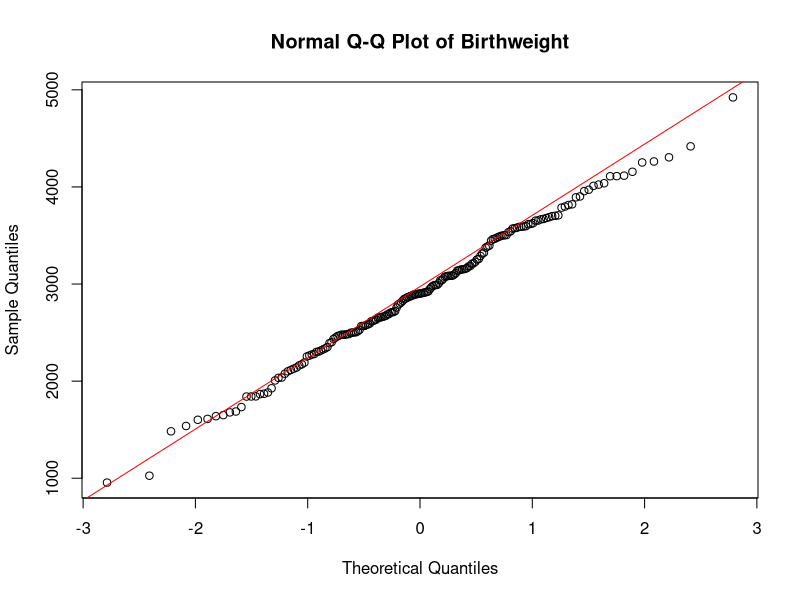
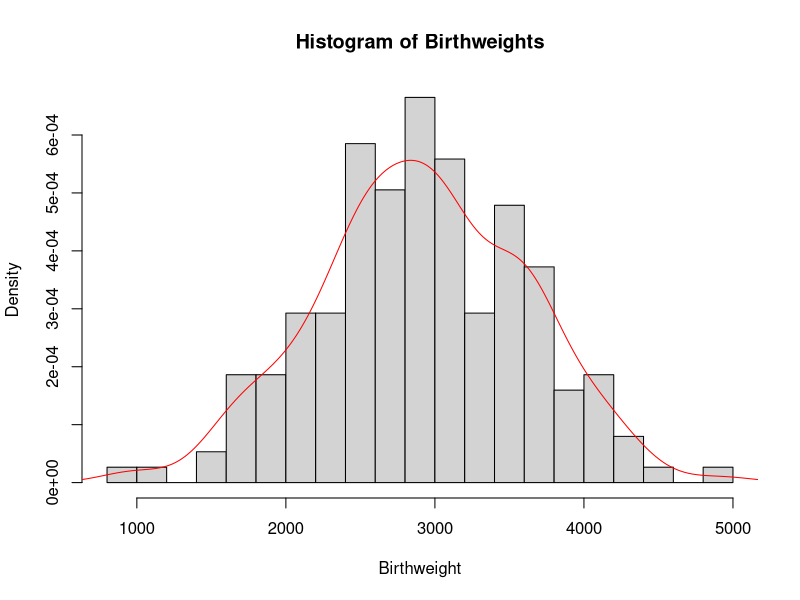
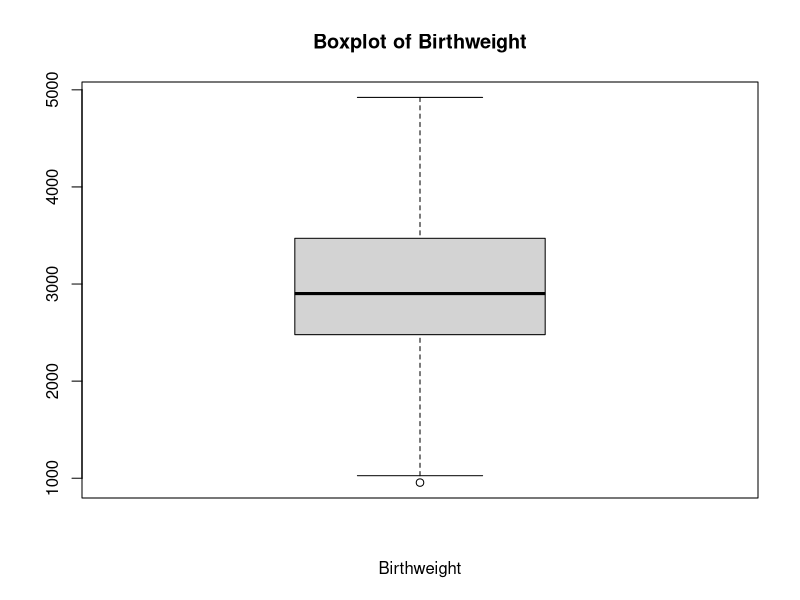
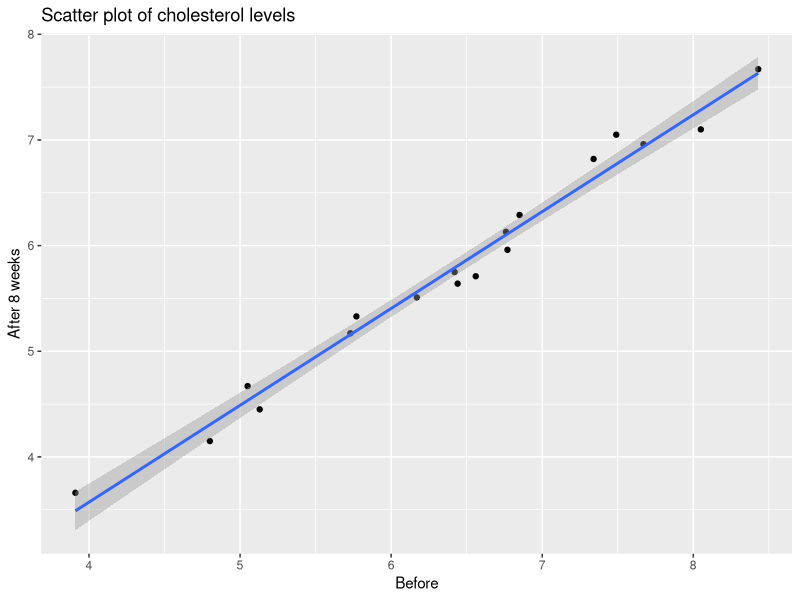
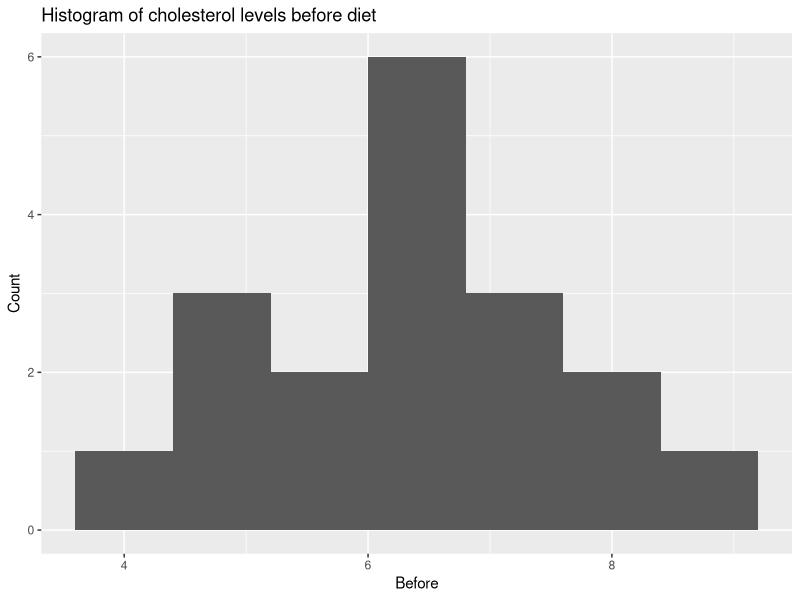
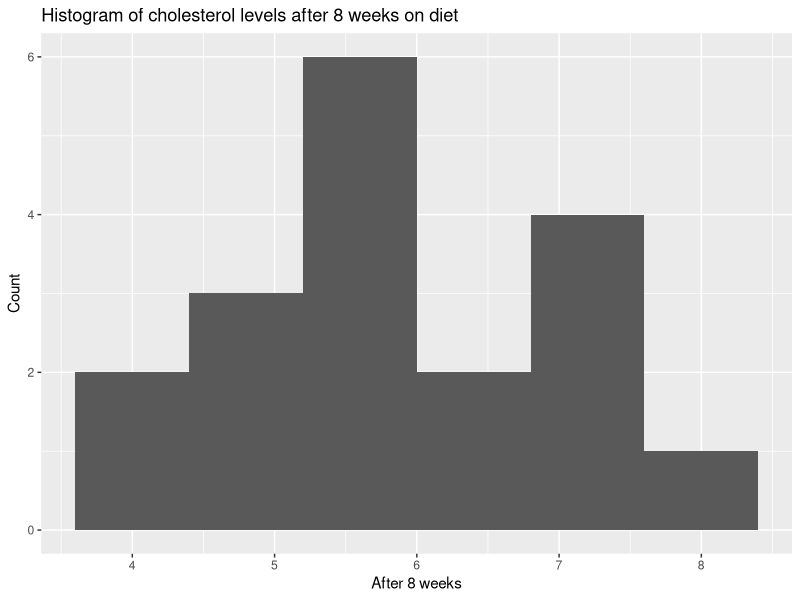
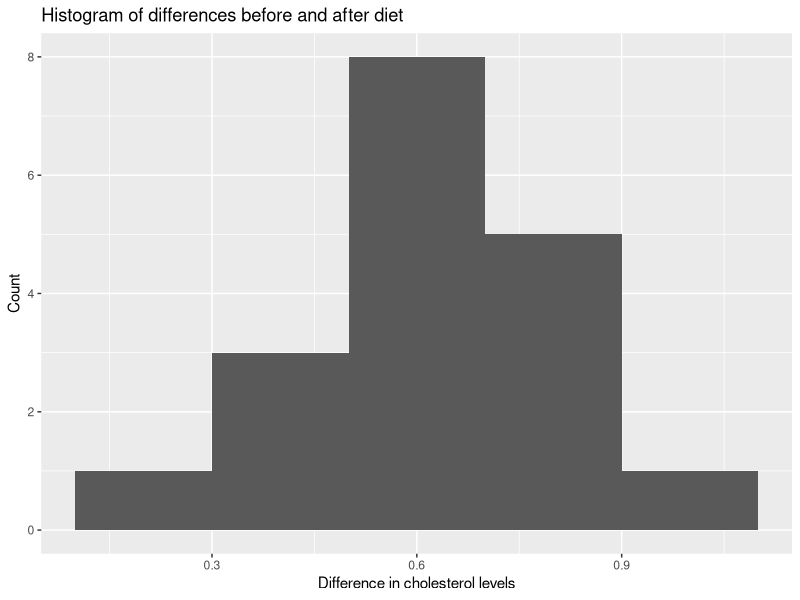
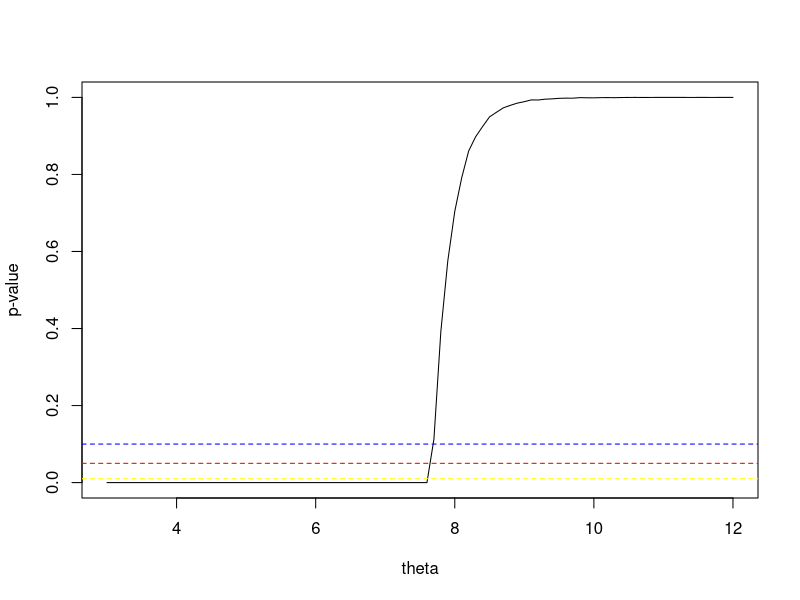

The R script that drew these images, in order:
## ---- chunk 1
birthweight = read.table(file = "birthweight.txt", header = TRUE)
data= birthweight$birthweight

## ---- chunk 2
qqnorm(data, main = "Normal Q-Q Plot of Birthweight")
qqline(data,col=" red ")

# Check for normality with histogram
hist(x = data,breaks=15,main = "Histogram of Birthweights",
     xlab = " Birthweight ",freq = FALSE)
lines(x= density(x= data), col=" red ")

# Check for normality with boxplot
boxplot (data , main =" Boxplot of Birthweight ",
         xlab =" Birthweight ")#horizontal = TRUE)

## ---- chunk 3
shapiro.test(data)
## ---- chunk 4
# construct Confidence Interval
mu <- mean(data)
stnd <-sd(data)
CI <- 0.96
alpha <- 1-CI
# Calculate the margin of error for a 95% confidence interval
z <- qnorm(1 - alpha/2) # 98th percentile of standard normal distribution
# Calculate the margin of error
me <- z * stnd / sqrt(length(data))
# Calculate the confidence interval
lower_ci = mu - me
upper_ci = mu + me
# Print the confidence interval
cat("Confidence Interval: [", lower_ci, ", ", upper_ci, "]", sep = "")
## ---- chunk 5
# construct a bounded 96%-CI for mu(mean) 
for (sample_size in 1:1000) {
  lower_bound = mu - z*stnd/sqrt(sample_size)
  upper_bound = mu + z*stnd/sqrt(sample_size)
  CI_length <- upper_bound - lower_bound
  if (CI_length <= 100) {
    break
  }
}
cat("sample_size",sample_size)
## ---- chunk 6
# Compute a bootstrap 96%-CI for mu and compare it to the above CI.
library(boot)
B <- 1000 # Choose number of bootstrap resamples
boot_data <- boot(data, statistic = function(data, i) mean(data[i]), R = B)
boot_ci <- boot.ci(boot_data, type = "perc", conf = 0.96)
lower_bound_boot_ci <- boot_ci$percent[[4]]
upper_bound_boot_ci <- boot_ci$percent[[5]]
cat("boot_CI Confidence Interval: [", lower_bound_boot_ci, ", ", upper_bound_boot_ci, "]", sep = "")
## ---- chunk 7
# Verify this claim by using a one side t-test
t.test(data, mu = 2800, alternative = "greater")
## ---- chunk 8
# sign test
binom.test(sum(data > 2800), n=length(data), p = 0.5, alternative = "greater")
## ---- chunk 9
B = 1000; n = 50
psign = numeric(B) # will contain P-values of sign test
pttest = numeric(B) # will contain P-values of T test

for(i in 1:B) {
  x = sample(data, n)
  pttest[i] = t.test(x, mu=2800, alt='greater')[[3]] # extract P-value
  psign[i] = binom.test(sum(x>2800), n, alt='greater')[[3]] # extract P-value
}
power_ttest = sum(pttest<0.05)/B
power_sign = sum(psign<0.05)/B
cat("the powers of the t-test: ", power_ttest, ",  the powers of the sing test: ", power_sign, sep = "")
## ---- chunk 10
# Set the number of samples to take and the lower probability
n_samples = 1000
p_left = 0.25
# Create an empty vector to store the sample probabilities
sample_probabilities = numeric(n_samples)
# Take n_samples samples of size n_samples from the birthweight vector
# Calculate the proportion of samples that have a weight less than 2600 grams
# Store the sample proportion in the sample_probabilities vector
for(i in 1:n_samples){
  sample = sample(data, n_samples, replace = TRUE)
  sample_probabilities[i] = sum(sample < 2600)/n_samples
}
# Calculate the standard deviation of the sample proportions
sample_sd = sd(sample_probabilities)
# Calculate the mean of the sample proportions
p_hat = mean(sample_probabilities)
# margin of error 
me = p_hat - p_left
# Calculate the upper confidence interval
p_right = p_hat + me
# Calculate the z-score
z = me / sqrt((p_hat*(1-p_hat))/length(data))
# Calculate the level of significance
alpha = (1 - pnorm(z))*2
# Calculate the confidence level
confidence_level = 1 - alpha

cat("Confidence Interval: [", p_left, ", ", p_right, "]","confidence_level: ",confidence_level , sep = "")
## ---- chunk 11
male_means = c()
female_means = c()

for (i in 1:1000) {
  # Select 34 males and 28 females with birthweight < 2600 g
  male_2600 = sample(data< 2600, 34)
  female_2600 = sample(data[data < 2600], 28)
   # Select 61 males and 65 females with birthweight >= 2600 g
  male_others = sample(data[data >= 2600], 61)
  female_others = sample(data[data >= 2600], 65)
   # Combine the selected males and females with birthweight < 2600 g
  males = c(male_2600, male_others)
  females = c(female_2600, female_others)
  # Calculate the mean birthweight for males and females
  male_means = c(male_means, mean(males))
  female_means = c(female_means, mean(females))
}
# Calculate the mean of the sample means for males and females
mean(male_means)
mean(female_means)
# Perform a two-sample t-test assuming unequal variances
t.test(male_means, female_means)
## ---- chunk 12
#library('tidyverse')
cholesterol <- read.table("cholesterol.txt", header = TRUE)

library(ggplot2)

summary(cholesterol)

# Regression the 2 variables are highly correlated
ggplot(cholesterol, aes(x = Before, y = After8weeks)) +
  geom_point() +
  geom_smooth(method = "lm") +
  labs(x = "Before", y = "After 8 weeks", title = "Scatter plot of cholesterol levels")
cor(cholesterol$Before, cholesterol$After8weeks)


# creating histograms
ggplot(cholesterol, aes(x = Before)) +
  geom_histogram(binwidth = 0.8) +
  labs(x = "Before", y = "Count", title = "Histogram of cholesterol levels before diet")

shapiro.test(cholesterol$Before) # accept null, data is normal

ggplot(cholesterol, aes(x = After8weeks)) +
  geom_histogram(binwidth = 0.8) +
  labs(x = "After 8 weeks", y = "Count", title = "Histogram of cholesterol levels after 8 weeks on diet")
shapiro.test(cholesterol$After8weeks) # accept null, data is normal
# checking difference
diff <- cholesterol$Before - cholesterol$After8weeks

ggplot(cholesterol, aes(x = Before - After8weeks)) +
  geom_histogram(binwidth = 0.2) +
  labs(x = "Difference in cholesterol levels", y = "Count", title = "Histogram of differences before and after diet")

shapiro.test(diff) # accept null, data is normal
## ---- chunk 13
wilcox.test(cholesterol$Before, cholesterol$After8weeks, paired = TRUE)
#strong evidence to suggest that the margarine diet #had an effect on cholesterol levels.
## ---- chunk 14
# Calculate estimate for theta
theta_hat <- 2*mean(cholesterol$After8weeks) - 3
sigma <- sqrt((theta_hat-3)^2/12)

n <- length(cholesterol$After8weeks)
z <- qnorm(0.975)

lower <- theta_hat - z*(sigma/sqrt(n))
upper <- theta_hat + z*(sigma/sqrt(n))
#confidence interval
c(lower, upper)
## ---- chunk 15
after = cholesterol$After8weeks
# Define the test statistic function
T <- function(x) max(x)

# Set up the range of theta values to test
theta_vals <- seq(3, 12, by = 0.1)

# Create a vector to store the p-values for each theta value
p_vals <- rep(NA, length(theta_vals))

# Perform the bootstrap test for each theta value
for (i in seq_along(theta_vals)) {
  # Generate bootstrap samples
  boot_samples <- replicate(10000, runif(18, min = 3, max = theta_vals[i]))
  # Calculate test statistics for bootstrap samples
  boot_t <- apply(boot_samples, 2, T)
  # Calculate p-value
  p_vals[i] <- mean(boot_t >= max(after))
}

# Plot the p-values as a function of theta
plot(theta_vals, p_vals, type = "l", xlab = "theta", ylab = "p-value")
abline(h = 0.01, col = "yellow", lty = 2)
abline(h = 0.05, col = "red", lty = 2)
abline(h = 0.1, col = "blue", lty = 2)


## ---- chunk 16

# Median test
binom.test(sum(cholesterol$After8weeks<6),length(cholesterol$After8weeks),p=0.5,alt="less") 

binom.test(sum(cholesterol$After8weeks < 4.5), length(cholesterol$After8weeks), p = 0.25, alternative = "less", conf.level = 0.95)


## ---- chunk 17
data = read.table(file = "diet.txt", header = TRUE)
## ---- chunk 18
data$weight.lost=data$preweight-data$weight6weeks

## ---- chunk 19
before=data$preweight;after=data$weight6weeks
par(mfrow=c(1,2))


qqnorm(before)
hist(before) 
qqnorm(after)
hist(after) 
qqnorm(after-before)
hist(after-before) 
t.test(before,after,paired=TRUE) 
## ---- chunk 20
data$diet=factor(data$diet) 
dataaov=lm(weight.lost~diet,data=data)
anova(dataaov)
## ---- chunk 21
par(mfrow=c(1,2)); qqnorm(residuals(dataaov)) 
plot(fitted(dataaov),residuals(dataaov)) 
## ---- chunk 22

summary(dataaov) #can we use fitted(dataaov here as well? )

## ---- chunk 23
genderaov=lm(weight.lost~gender*diet,data=data)  
anova(genderaov) 
## ---- chunk 24
preddata=data.frame(diet=c("1","2","3"))
predict(dataaov,preddata) 
 

## ---- chunk 25
#install.packages('MASS')
library(MASS)
data(npk)
## ---- chunk 26
#Create a matrix of random plots
random_plots_matrix <- cbind(rep(1:24),rep(1:6, each = 4),
                             replicate(3, c(replicate(6, sample(c(1,1,0,0))))))
#Convert the matrix to a data frame
data_frame <- data.frame(random_plots_matrix)
#Set column names
header <- c("plot", "block", "N", "P", "K")
colnames(data_frame) <- header
#View the resulting data frame
head(data_frame)
## ---- chunk 27
# Subset the data to only include nitrogen treatment
npk_nitrogen  <- npk[npk$N == 1,]
# Calculate the average yield per block for nitrogen treatment
nitrogen_avg_yield  <- aggregate(yield ~ block, data = npk_nitrogen, FUN = mean)
# Subset the data to only include plots without nitrogen treatment
npk_no_nitrogen  <- npk[npk$N == 0,]
# Calculate the average yield per block for plots without nitrogen treatment
no_nitrogen_avg_yield  <- aggregate(yield ~ block, data = npk_no_nitrogen, FUN = mean)
# Make a boxplot comparing the average yield per block for nitrogen and no nitrogen treatments
boxplot(no_nitrogen_avg_yield$yield, nitrogen_avg_yield$yield, 
        names = c("No Nitrogen Treatment", "Nitrogen Treatment"), ylab = "yield")
#legend("topleft", legend = c("Nitrogen Treatment", "No Nitrogen Treatment"))


avg_yield <- apply(cbind(nitrogen_avg_yield[[2]], no_nitrogen_avg_yield[[2]]),1,function(x) unname(unlist(x)))
rownames(avg_yield)<- c("nitrogen_avg_yield","no_nitrogen_avg_yield")

barplot(avg_yield, col = c("#1b98e0", "#353436"),beside = TRUE,
        xlab="blocks",ylab = "yield", ylim=c(0,90),
        names.arg=c("1", "2", "3", "4", "5", "6"))

legend("topleft", legend = c("Nitrogen Treatment", "No Nitrogen Treatment"), 
       fill =c("#1b98e0", "#353436"))

## ---- chunk 28
# Check for normality with histogram
hist(x = npk$yield , breaks=7 ,main = "Histogram of yield",
     xlab = " yield ",freq = FALSE)
lines(x= density(x= npk$yield), col=" red ")

qqnorm(npk$yield)
qqline(npk$yield)

# Check for normality with boxplot
plot(yield ~ block + factor(N), data = npk) 
# Shapiro-Wilk test
shapiro.test(npk$yield)

## ---- chunk 29
twoANOVA <- aov(yield ~ block * factor(N), data = npk)
summary(twoANOVA)
## ---- chunk 30
model1 = lm(yield ~ N:block + P + K,data=npk)
model2 = lm(yield ~ P:block + N + K,data=npk)
model3 = lm(yield ~ K:block + P + N,data=npk)

print('model 1: ')
anova(model1)
print('model 2: ')
anova(model2)
print('model 3: ')
anova(model3)


model_add = lm(yield ~ N+P+K+block, data=npk)
print('model all sum: ')
anova(model_add)
